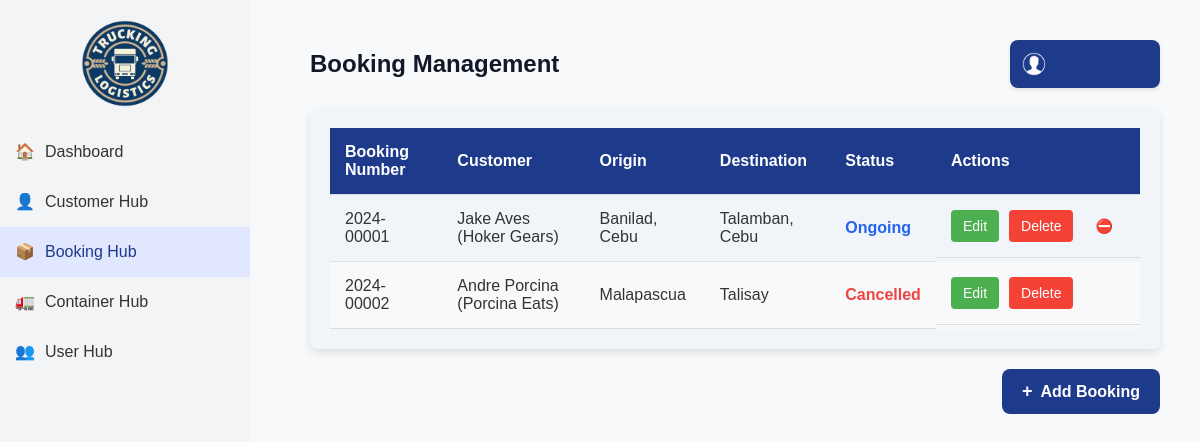
The page /bookings/ on the database its author committed.
### myapp/models.py (models this page shows, shortened)
class Booking(models.Model):
    booking_number = models.CharField(max_length=15, unique=True, editable=False)
    customer = models.ForeignKey('Customer', on_delete=models.CASCADE)
    origin = models.CharField(max_length=255)
    destination = models.CharField(max_length=255)
    created_by = models.ForeignKey(settings.AUTH_USER_MODEL, on_delete=models.CASCADE,related_name='created_bookings')
    status = models.CharField(max_length=255, default="Ongoing")

class Customer(models.Model):
    customer_id = models.AutoField(primary_key=True)
    name = models.CharField(max_length=100)
    contact_number = models.CharField(max_length=15)
    email = models.EmailField(max_length=100)
    address = models.TextField()
    company_name = models.CharField(max_length=100)
    assigned_user = models.ForeignKey(
            settings.AUTH_USER_MODEL,
            on_delete=models.SET_NULL,
            null=True,
            blank=True,
            related_name='assigned_customers'
    )
    assigned_user = models.ForeignKey(
            settings.AUTH_USER_MODEL,
            on_delete=models.SET_NULL,
            null=True,
            blank=True,
            related_name='assigned_customers'
    )

### myapp/views.py (the view)
# urls.py: path('bookings/', views.booking_list, name='booking_list'),
def booking_list(request):
    bookings = Booking.objects.all()
    return render(request, 'booking/booking_list.html', {'bookings': bookings})

### myapp/templates/booking/booking_list.html (shortened to what this page needs)
{% load static %}
<!DOCTYPE html>
<html lang="en">
<head>
</head>
<body>
{% include 'includes/sidebar.html' %}
<div class="content">
    <div class="header">
        <h2>Booking Management</h2>
        <div class="profile-menu">
            <button class="profile-button">
                <span class="profile-icon"></span>
            </button>
        </div>
    </div>
    <div class="table-container">
        <table>
            <thead>
            <tr>
                <th>Booking Number</th>
                <th>Customer</th>
                <th>Origin</th>
                <th>Destination</th>
                <th>Status</th>
                <th>Actions</th>
            </tr>
            </thead>
            <tbody>
            {% if bookings %}
                {% for booking in bookings %}
                    <tr>
                        <td>{{ booking.booking_number }}</td>
                        <td>
                            {{ booking.customer.name }}
                            {% if booking.customer.company_name %}
                            ({{ booking.customer.company_name }})
                            {% endif %}
                        </td>
                        <td>{{ booking.origin }}</td>
                        <td>{{ booking.destination }}</td>
                        <td>
                            <span class="status
                                {% if booking.status == 'Ongoing' %}status-ongoing
                                {% elif booking.status == 'Pending' %}status-pending
                                {% elif booking.status == 'Completed' %}status-completed
                                {% elif booking.status == 'Cancelled' %}status-cancelled
                                {% endif %}">
                                {{ booking.status }}
                            </span>
                        </td>
                        <td class="actions">
                            <a href="{% url 'booking_update' booking.pk %}" class="btn-edit">Edit</a>
                            <a href="{% url 'booking_delete' booking.pk %}" class="btn-delete">Delete</a>
                            {% if booking.status == 'Pending' %}
                                <a href="{% url 'booking_confirm' booking.pk %}" class="btn-confirm">✔️</a>
                            {% elif booking.status != 'Cancelled' %}
                                <a href="#" onclick="confirmCancel('{{ booking.pk }}')" class="btn-cancel">⛔</a>
                            {% endif %}
                        </td>
                    </tr>
                {% endfor %}
            {% else %}
                <tr>
                    <td colspan="6" style="text-align: center;">No bookings found. Add one to get started!</td>
                </tr>
            {% endif %}
            </tbody>
        </table>
    </div>
    <div class="add-button-container">
        <a href="{% url 'booking_create' %}" class="add-button">
            <span>+</span> Add Booking
        </a>
    </div>
</div>
</body>
</html>

### rows shown on the page
Booking: booking_number "2024-00001", customer.name "Jake Aves", customer.company_name "Hoker Gears", origin "Banilad, Cebu", destination "Talamban, Cebu", status "Ongoing"
Booking: booking_number "2024-00002", customer.name "Andre Porcina", customer.company_name "Porcina Eats", origin "Malapascua", destination "Talisay", status "Cancelled"
